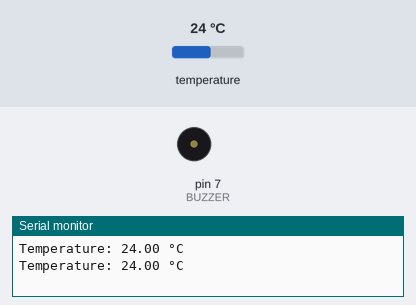
Simulated run of this sketch. Board: Arduino Uno, built with avr-gcc and run on an emulated ATmega328P. Parts: buzzer (waves = sounding), the last lines printed to the serial monitor. The inputs (shaded band) are chosen by the test bench; at power-on: temperature 24 °C.

Above: at 3.3 s.
3.4 s: temperature set to 33.2 °C
5.9 s: temperature set to 34.5 °C
At 6.32 s:
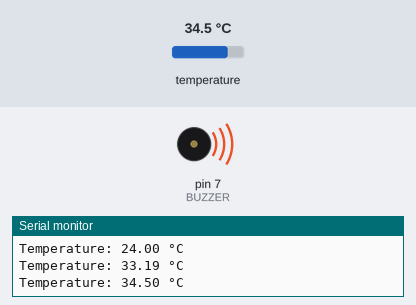
Timing chart, 0 to 17.6 s (numbered marks = the images above; inputs shaded):
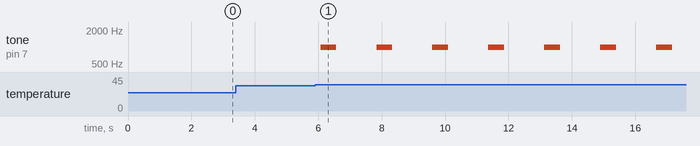

Measured:
- the behaviour switches between 34 and 34.1 °C on temperature (found by bisection; images 0 and 1)
- after the input at 5.9 s, tone on pin 7 (BUZZER): alternates 1000 Hz for 0.50 s and silent for 1.3 s, starting after 0.17 s

The sketch:

cpu_thermal_control.ino
```cpp
#include <OneWire.h>
#include <DallasTemperature.h>

#define ONE_WIRE_BUS 4  // DS18B20 data pin
#define BUZZER 7        // Buzzer connected to pin 7

OneWire oneWire(ONE_WIRE_BUS);
DallasTemperature sensors(&oneWire);

void setup() {
  Serial.begin(9600);
  sensors.begin();
  pinMode(BUZZER, OUTPUT);
  noTone(BUZZER);
}

void loop() {
  sensors.requestTemperatures();
  float tempC = sensors.getTempCByIndex(0);

  if (tempC != DEVICE_DISCONNECTED_C) {
    Serial.print("Temperature: ");
    Serial.print(tempC);
    Serial.println(" °C");

    if (tempC > 34.0) {
      tone(BUZZER, 1000, 500);
    } else {
      noTone(BUZZER);
    }
  } else {
    Serial.println("Error: Sensor not found!");
  }

  delay(1000);
}
```
